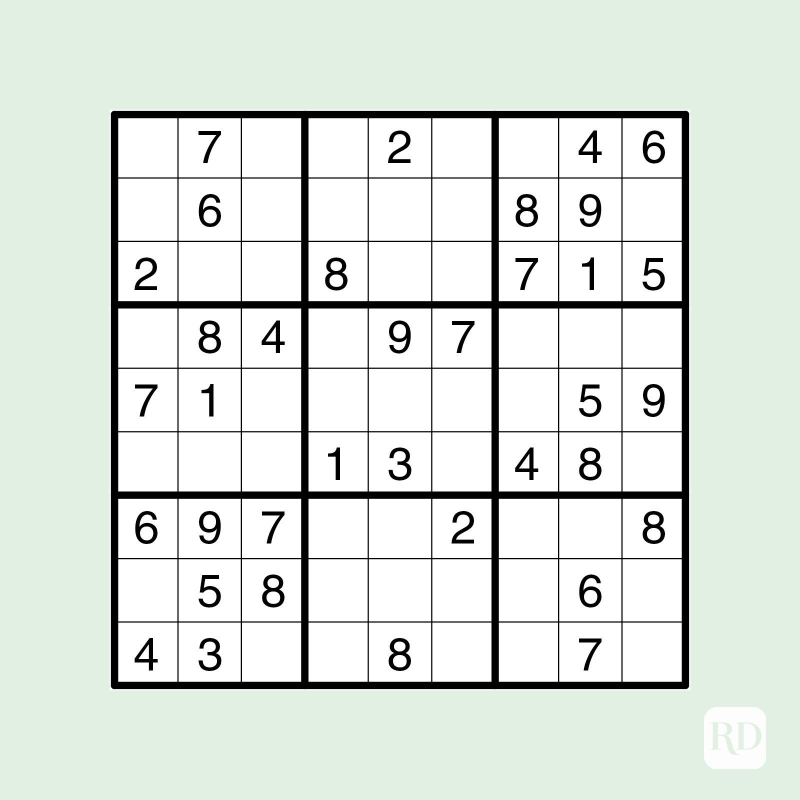
#> input picture Digital Image Processing/Project/sudoku_database/Sudoku-1.1.jpg, 1600 x 1600 px (shown at 1/2 size)
$ jupyter execute --allow-errors 'DIP Project.ipynb'
#> lines starting #> are read from the running program, lines starting #| are printed output that depends on the picture; after the words box and inside, x2 and y2 are one past the last pixel; in counts of white or black regions, pixels touching at a corner belong together
<!-- <h2>Title</h2> -->

---
<h1>
    Digital Image Processing (APPM4058A & COMS7238A)<br><br>
    Project - Sudoku Solver
</h1>

---

<h2>Group Members</h2> <br>
Goolam Fareed Bangie: 1828201<br>
Philani Mpofu: 1848751<br>

---

## 1. Import

Import all of the relevant libraries and modules to achieve project objectives.

[cell 1]
import numpy as np
import matplotlib.pyplot as plt
from skimage import io
from skimage import measure
from skimage import data
import math
import cv2
import matplotlib.pyplot as plt
import pandas as pd

from imutils.perspective import four_point_transform
from skimage.segmentation import clear_border
import imutils

import tensorflow as tf
import keras
from keras.datasets import mnist
from keras.models import Sequential, load_model
from keras.layers import Dense, Dropout, Flatten, Activation
from keras.layers import Conv2D, MaxPooling2D
from keras import backend as K

from keras.utils.np_utils import to_categorical
from keras import models

from sudoku import Sudoku

## 2. Image Read-In

Read-in and display the image of the Sudoku puzzle.

**Note:** This notebook applies the relevant transformations and functions on the first puzzle in the database for viewing purposes. Everything done in this notebook can be extended to every puzzle in the database.

[cell 2]
img = cv2.imread('sudoku_database/Sudoku-1.1.jpg', cv2.IMREAD_GRAYSCALE)
#> img: shape (1600, 1600); min 0, max 255, mean 224.7
heightImg = img.shape[0]
#> heightImg = 1600
widthImg = img.shape[1]
#> widthImg = 1600
imgBlank = np.zeros((heightImg,widthImg,3),np.uint8)
io.imshow(img, cmap=plt.cm.gray)
plt.show()

## 2. Image Preprocessing

Gaussian Blur, Thresholding, Inversion and Dilation will be used to clean and process the image before cell extraction.

### 2.1 Gaussian Blur

Gaussian Blur will reduce noise in the image and prepare the image for thresholding.

[cell 3]
gaussian_blur = cv2.GaussianBlur(img.copy(), (9, 9), 0)
io.imshow(gaussian_blur, cmap=plt.cm.gray)
plt.show()

### 2.2 Thresholding Algorithms

Thresholding will segment all of the different regions within the image.

[cell 4]
threshold = cv2.adaptiveThreshold(gaussian_blur, 255, cv2.ADAPTIVE_THRESH_GAUSSIAN_C, cv2.THRESH_BINARY, 11, 2)
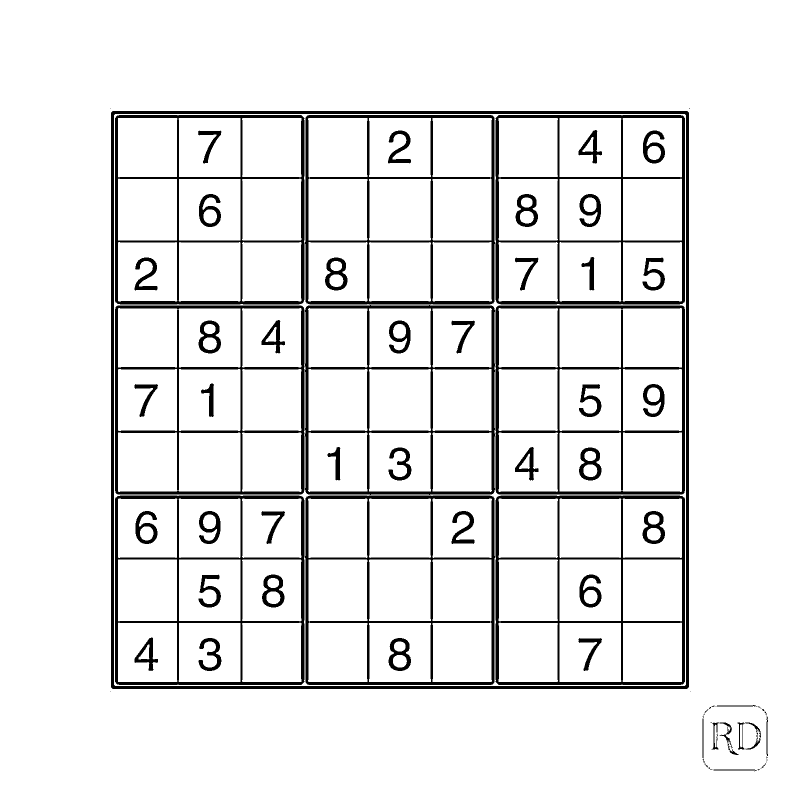
#> threshold: shape (1600, 1600) (shown at 1/2 size); 91.8% white; 87 black regions (34 under 20 px), largest, box (x1, y1, x2, y2) and area: (222, 222, 1378, 1378) 27586, (610, 610, 990, 990) 15940, (610, 230, 990, 609) 15586
io.imshow(threshold, cmap=plt.cm.gray)
plt.show()

### 2.3 Inversion

Invert the colours in the image to ensure successful cell extraction.

[cell 5]
inversion = cv2.bitwise_not(threshold, threshold)
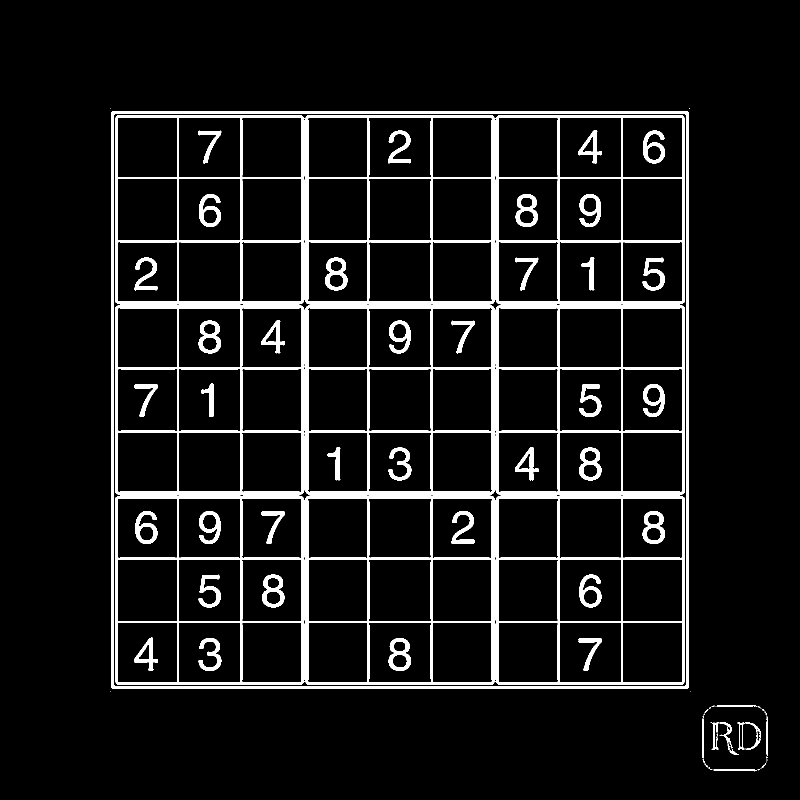
#> inversion: shape (1600, 1600) (shown at 1/2 size); 8.2% white; 87 white regions (34 under 20 px), largest, box (x1, y1, x2, y2) and area: (222, 222, 1378, 1378) 27586, (610, 610, 990, 990) 15940, (610, 230, 990, 609) 15586
io.imshow(inversion, cmap=plt.cm.gray)
plt.show()

### 2.4 Dilation

Gaussian Blur reduced the noise within the image. However, the function shrank the grid within the image. Dilation is implemented to enlarge the shrunken image.

[cell 6]
kernel = np.array([[0., 1., 0.], [1., 1., 1.], [0., 1., 0.]], np.uint8)
dilation = cv2.dilate(inversion, kernel)
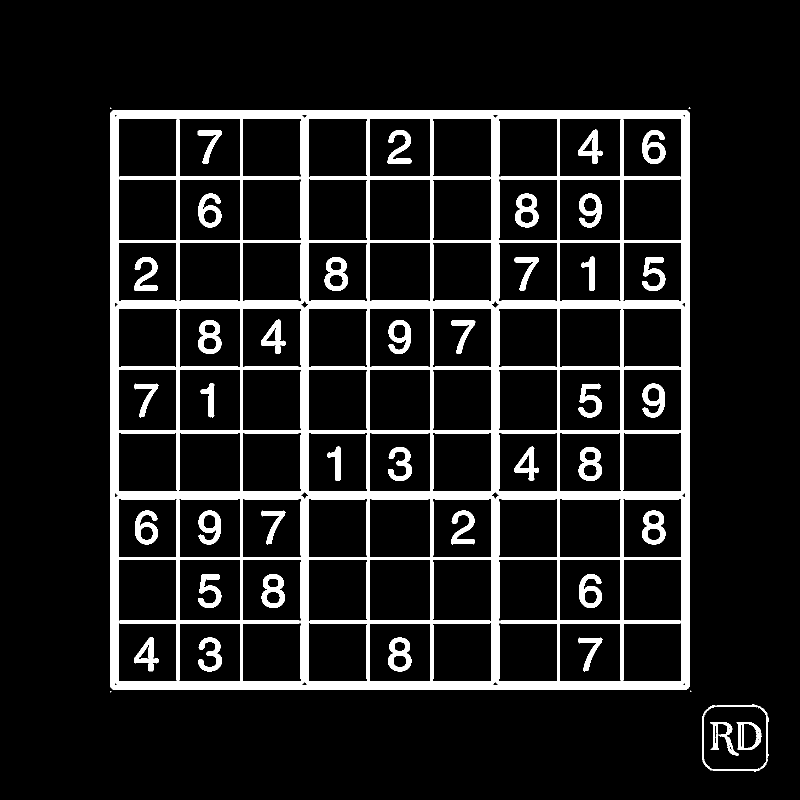
#> dilation: shape (1600, 1600) (shown at 1/2 size); 11.1% white; 44 white regions (4 under 20 px)
io.imshow(dilation, cmap=plt.cm.gray)
plt.show()

## 3. Cell Extraction

### 3.1 Find Contours

In this section, we find the contours in the thresholded image and sort them in descending order (by size). We then initialize a contour that corresponds to the outline of the sudoku puzzle. Finally, we display the contour of the puzzle on the image. The contour is displayed on the original image for viewing purposes as the contour is not visible on dilated image.

[cell 7]
# Find the contours in the thresholded image and sort them in descending order (by size)
contours = cv2.findContours(dilation.copy(), cv2.RETR_EXTERNAL, cv2.CHAIN_APPROX_SIMPLE)
#> contours = 6 contours, 4 with area under 20; largest, box (x1, y1, x2, y2) and area: (221, 221, 1379, 1379) 1338615, (1404, 1409, 1537, 1544) 16483
contours = imutils.grab_contours(contours)
contours = sorted(contours, key=cv2.contourArea, reverse=True)

# Initialize a contour that corresponds to the puzzle outline
puzzle_contour = None
# loop over the contours
for c in contours:
    # approximate the contour
    peri = cv2.arcLength(c, True)
    approx = cv2.approxPolyDP(c, 0.02 * peri, True)
    # if our approximated contour has four points, then we can assume we have found the outline of the puzzle
    if len(approx) == 4:
        puzzle_contour = approx
        break
#> this loop made 1 pass
#> (peri, puzzle_contour) on pass 1: (4618.6, [[225, 221], [221, 1374], [1375, 1377], [1378, 225]])

# Display the contour of the puzzle on the image.
image_contour = img.copy()
cv2.drawContours(image_contour, [puzzle_contour], -1, (0, 255, 0), 2)
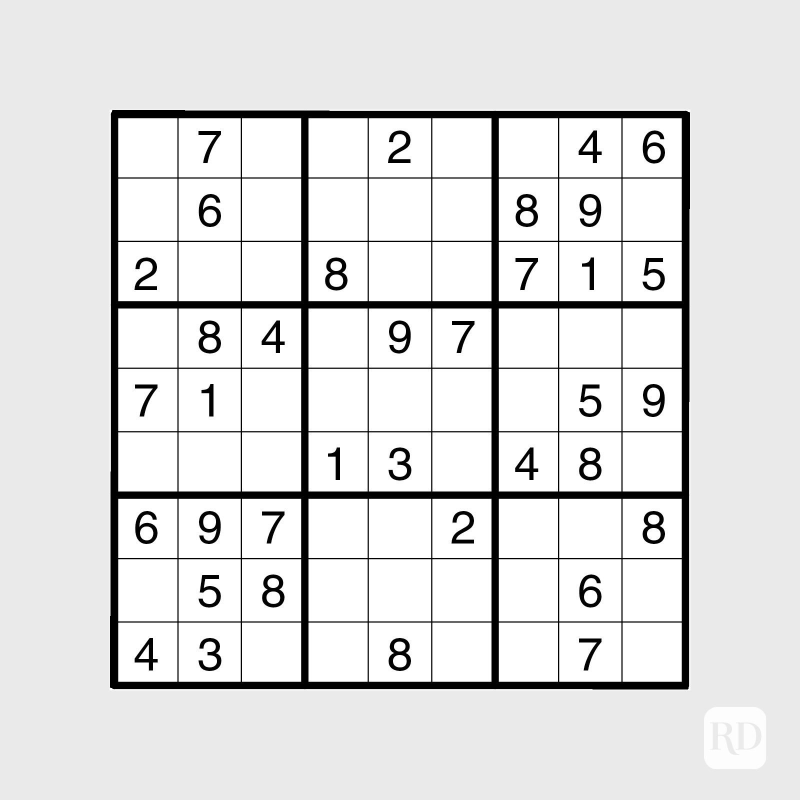
#> image_contour: shape (1600, 1600) (shown at 1/2 size); min 0, max 255, mean 224.5
io.imshow(image_contour, cmap=plt.cm.gray)
plt.show()

imgContours = img.copy()
imgBigContour = img.copy()

### 3.2 Find Corners

The following functions will assist in finding the corners of the sudoku puzzle on the image.

[cell 8]
def biggestContour(contours):
    biggest = np.array([])
    max_area = 0
    for i in contours:
        area = cv2.contourArea(i)
        if(area>50):
            peri = cv2.arcLength(i,True)
            approx = cv2.approxPolyDP(i,0.02*peri,True)
            if(area>max_area and len(approx)==4):
                biggest = approx
                max_area = area
    return biggest,max_area

def reorder(myPoints):
    myPoints = myPoints.reshape((4,2))
    myPointsNew = np.zeros((4,1,2),dtype=np.int32)
    add = myPoints.sum(1)
    myPointsNew[0] = myPoints[np.argmin(add)]
    myPointsNew[3] = myPoints[np.argmax(add)]
    diff = np.diff(myPoints,axis=1)
    myPointsNew[1] = myPoints[np.argmin(diff)]
    myPointsNew[2] = myPoints[np.argmax(diff)]
    return myPointsNew

biggest,maxArea = biggestContour(contours)
#> the loop in biggestContour, `for i in contours:` made 6 passes
#> (area, peri, biggest, max_area) on pass 1: (1338615, 4618.6, [[225, 221], [221, 1374], [1375, 1377], [1378, 225]], 1338615)
#> (area, peri) on pass 2: (16483, 514.9)
#> after the loop in biggestContour, `for i in contours:`: max_area = 1338615
#> biggest = [[225, 221], [221, 1374], [1375, 1377], [1378, 225]]; maxArea = 1338615
print(biggest)
#| [[[ 225  221]]
#|  [[ 221 1374]]
#|  [[1375 1377]]
#|  [[1378  225]]]
if(biggest.size != 0):
    biggest = reorder(biggest)
#> in reorder, `myPoints = myPoints.reshape((4,2))`: myPoints has the same summary as biggest outside reorder
#> in reorder, `add = myPoints.sum(1)`: add = [446, 1595, 2752, 1603]
#> in reorder, `diff = np.diff(myPoints,axis=1)`: diff = [-4, 1153, 2, -1153]
#> biggest = [[225, 221], [1378, 225], [221, 1374], [1375, 1377]]
    print(biggest)
#| [[[ 225  221]]
#|  [[1378  225]]
#|  [[ 221 1374]]
#|  [[1375 1377]]]
    cv2.drawContours(imgBigContour,biggest,-1,(0,255,0),25)
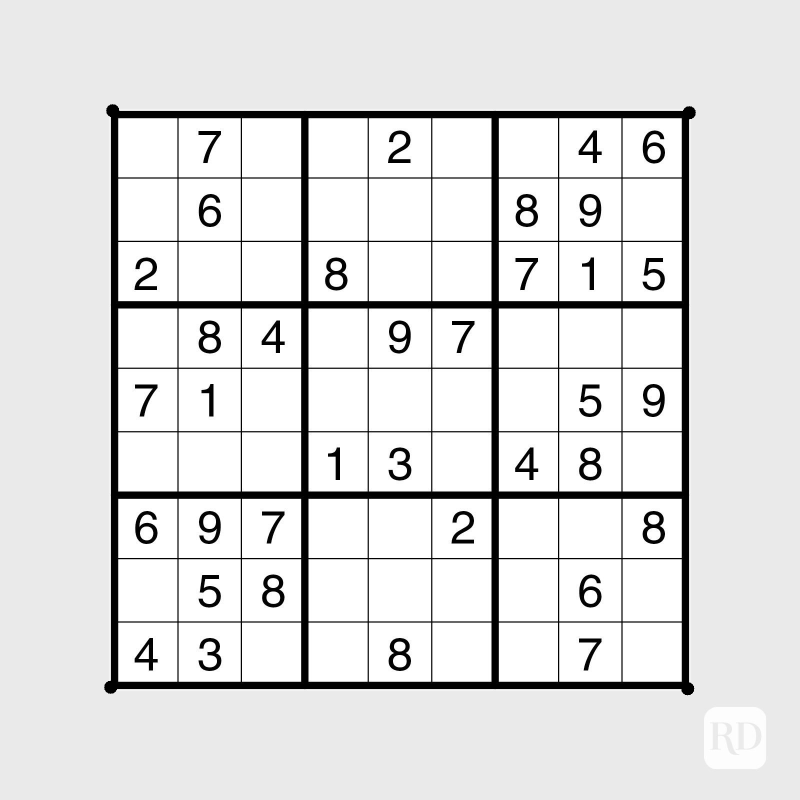
#> imgBigContour: shape (1600, 1600) (shown at 1/2 size); min 0, max 255, mean 224.6
    pts1 = np.float32(biggest)
#> pts1 has the same summary as biggest
    pts2 = np.float32([[0,0],[widthImg,0],[0,heightImg],[widthImg,heightImg]])
    matrix = cv2.getPerspectiveTransform(pts1,pts2)
#> matrix = [[1.39, 0.00481, -313], [-0.00482, 1.39, -305.9], [-7.57e-07, 7.48e-07, 1]]
    imgWarpColored = cv2.warpPerspective(img,matrix,(widthImg,heightImg))
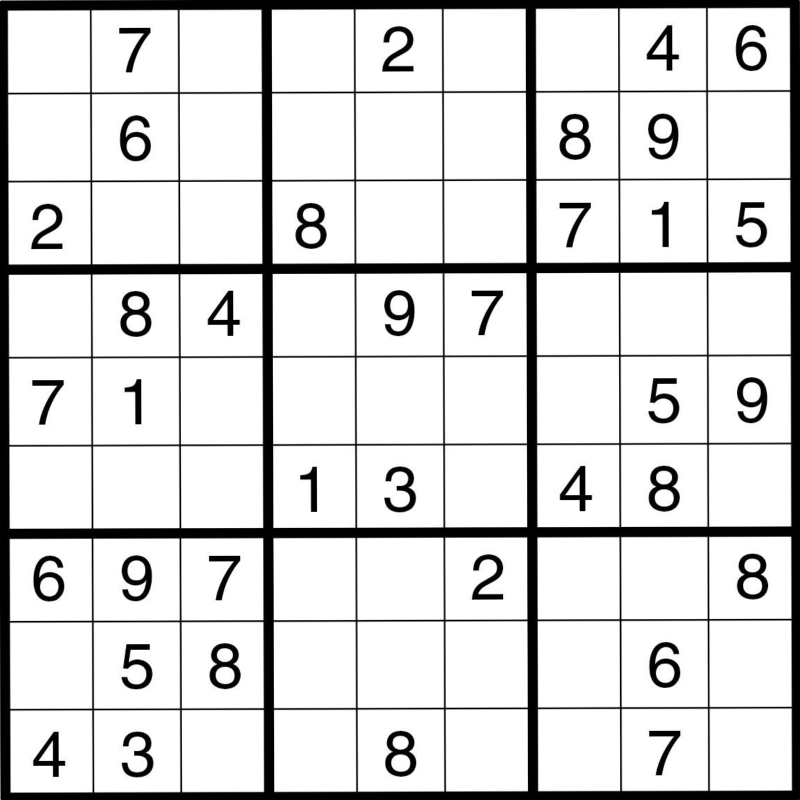
#> imgWarpColored: shape (1600, 1600) (shown at 1/2 size); min 0, max 255, mean 217.2
    imgDetectedDigits = imgBlank.copy()
    #imgWarpColored = cv2.cvtColor(imgWarpColored, cv2.COLOR_BGR2GRAY)

Displayed the new found corners on the original image (again for viewing purposes) as the contour is not visible on dilated image.

[cell 9]
io.imshow(imgBigContour)

### 3.3 Crop the Image

Return a cropped and processed image.

[cell 10]
grid = cv2.bitwise_not(cv2.adaptiveThreshold(imgWarpColored, 255, cv2.ADAPTIVE_THRESH_GAUSSIAN_C, cv2.THRESH_BINARY, 101, 1))
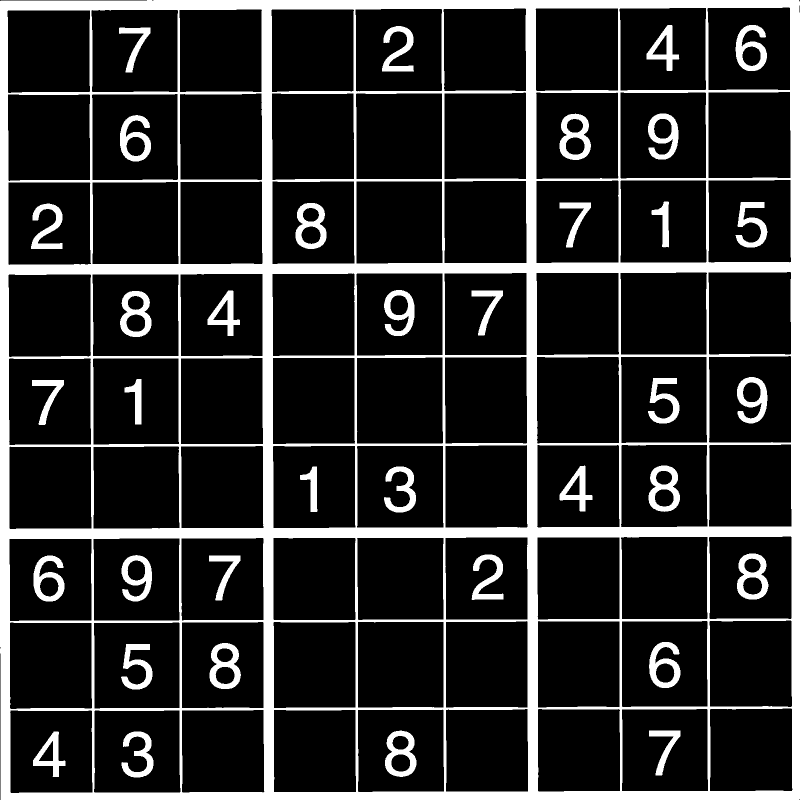
#> grid: shape (1600, 1600) (shown at 1/2 size); 16.4% white; 37 white regions, largest, box (x1, y1, x2, y2) and area: (0, 0, 1600, 1600) 333938, (240, 582, 303, 674) 2918, (1119, 227, 1182, 320) 2906
io.imshow(grid)

Store each cell in **grid** as an image in a 2D list called **finalgrid**.

[cell 11]
edge_h = np.shape(grid)[0]
#> edge_h = 1600
edge_w = np.shape(grid)[1]
#> edge_w = 1600
celledge_h = edge_h // 9
#> celledge_h = 177
celledge_w = np.shape(grid)[1] // 9
#> celledge_w = 177

tempgrid = []
for i in range(celledge_h, edge_h + 1, celledge_h):
    for j in range(celledge_w, edge_w + 1, celledge_w):
        rows = grid[i - celledge_h:i]
        tempgrid.append([rows[k][j - celledge_w:j] for k in range(len(rows))])
#> after the loop, tempgrid = 81 items

finalgrid = []
for i in range(0, len(tempgrid) - 8, 9):
    finalgrid.append(tempgrid[i:i + 9])
#> this loop made 9 passes
#> i on passes 2 to 9: 9, 18, 27, 36, 45, 54, 63, 72
#> after the loop, finalgrid = 9 items
# Converting all the cell images to np.array
for i in range(9):
    for j in range(9):
        finalgrid[i][j] = np.array(finalgrid[i][j])

Now every element in **finalgrid** stores an image of a number. The number image in **finalgrid** corresponds to the number in sudoku puzzle with the same coordinates. Take, for example, the number 7 in position (0,1) in the sudoku puzzle. In the **finalgrid** list, these numbers are stored in the following manner:

[cell 12]
io.imshow(finalgrid[0][1])
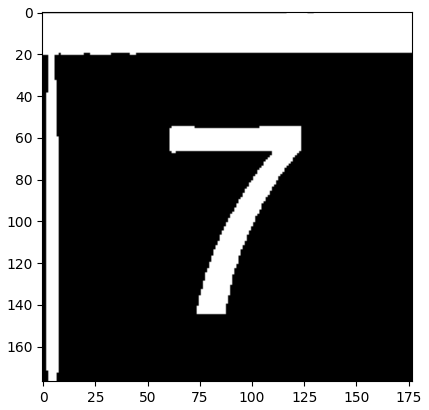
#> figure drawn by matplotlib, 1 panel
